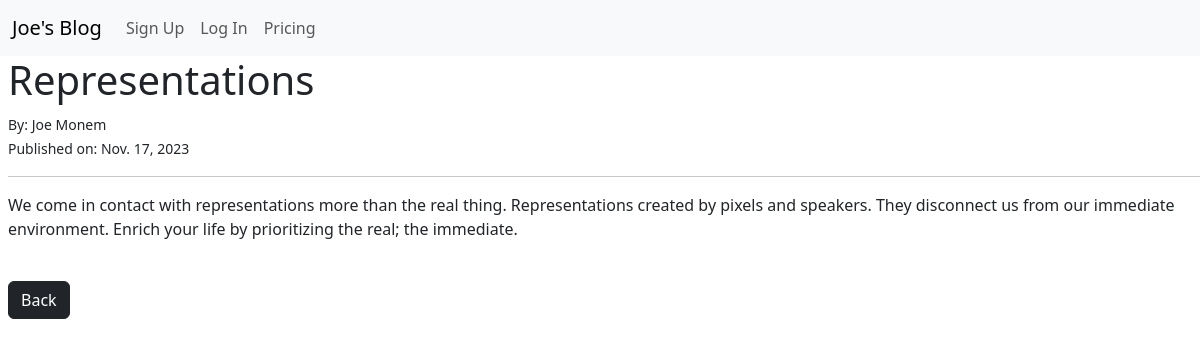
Page /article/5 on the committed database.
### theblog/models.py (models this page shows, shortened)
class Post(models.Model):
    title = models.CharField(max_length=255)
    author = models.ForeignKey(User, on_delete=models.CASCADE)
    body = models.TextField(null=True)
    published_date = models.DateField(default=timezone.now)

### theblog/views.py (the view)
# urls.py: path("article/<int:pk>", ArticleDetailsView.as_view(), name="article-details"),
class ArticleDetailsView(DetailView):
    model = Post
    template_name = "article_details.html"

### theblog/templates/article_details.html (shortened to what this page needs)
{% extends 'base.html' %}
{% block content %}
<h1>{{post.title}}</h1>
<small>By: {{post.author.first_name}} {{ post.author.last_name}}</small> <br>
<small>Published on: {{post.published_date}}</small>
<hr>
<p>{{post.body}}</p>
<br>
<a href="{%url 'home'%}"> <button class="btn btn-dark">Back</button></a>
{% endblock %}

### rows in the picture
Post: title "Representations", author.first_name "Joe", author.last_name "Monem", published_date "Nov. 17, 2023", body "We come in contact with representations more than the real thing. Representations created by pixels and speakers. They disconnect us from our immediate environment. Enrich your life by prioritizing the real; the immediate."
